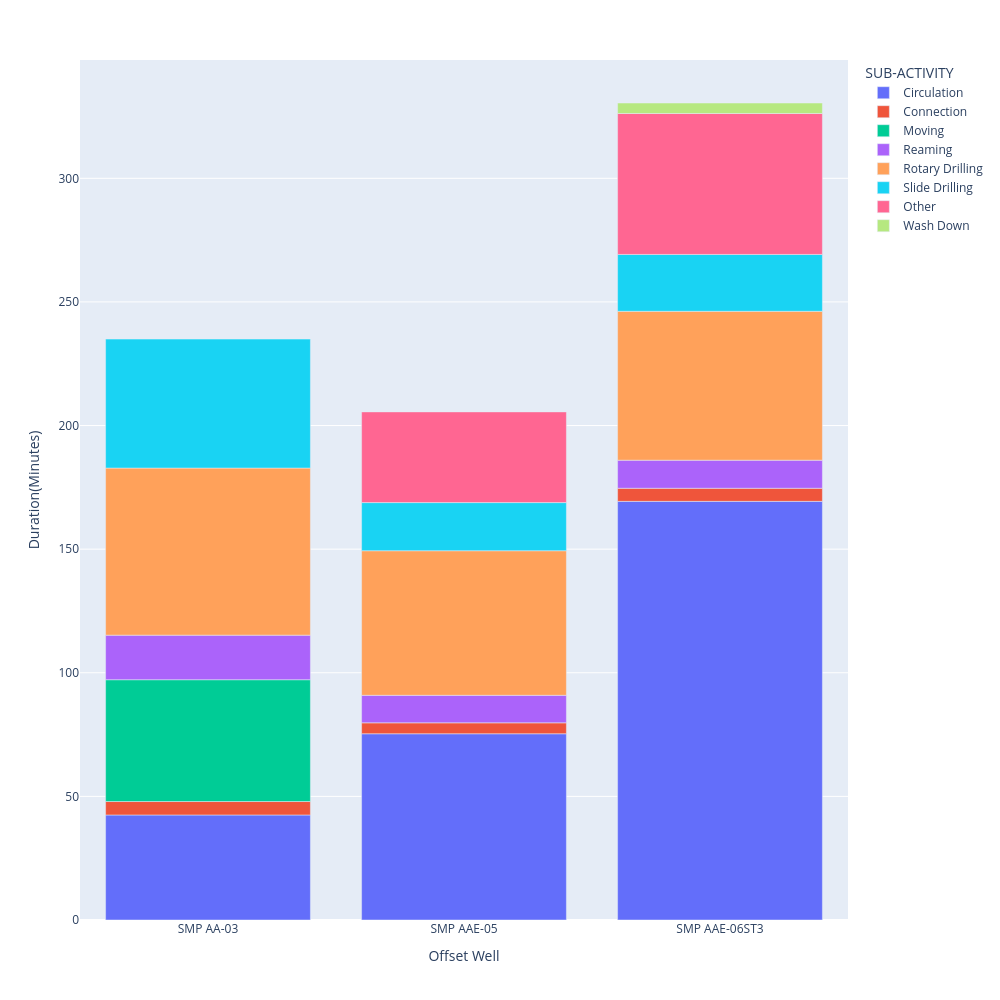

The notebook cell this image was saved under:
### Code cell
OffsetWell_StandTimeBreakdown_DF = OffsetWell_DF_RAW.copy()
idx_logic_activity = OffsetWell_StandTimeBreakdown_DF["ACTIVITY"].isin(["DRILLING FORMATION", 
                                                'CIRCULATE HOLE CLEANING',
                                                'CONNECTION',
                                                'DRILL OUT CEMENT',
                                            ])
OffsetWell_StandTimeBreakdown_DF= OffsetWell_StandTimeBreakdown_DF[idx_logic_activity]

OffsetWell_StandTimeBreakdown_DF = OffsetWell_StandTimeBreakdown_DF.groupby(['WELLNAME','SUB-ACTIVITY']).agg(
    {
        "Duration (Minutes)":'mean',
    }
).reset_index()
OffsetWell_StandTimeBreakdown_DF
figStandTimeBreakdown = px.bar(OffsetWell_StandTimeBreakdown_DF, x='WELLNAME', y=['Duration (Minutes)'],color='SUB-ACTIVITY', width=1000, height=1000)

figStandTimeBreakdown.update_xaxes(type='category')
figStandTimeBreakdown.update_layout(
                # title="Title",
                xaxis=dict(
                    title="Offset Well"
                ),
                yaxis=dict(
                    title="Duration(Minutes)"
                ) ) 
figStandTimeBreakdown.show()
        # st.markdown("#### Stand Break Down by " + WellName_Select + " " + SectionSelect+ " in Hole Section")
        # st.plotly_chart(figStandTimeBreakdown)

### Figure 1 — Plotly figure (JSON) as saved in the notebook; plotly's stock layout.template omitted (floating-point values rounded to 4 significant figures)
{"data": [{"alignmentgroup": "True", "hovertemplate": "SUB-ACTIVITY=Circulation<br>WELLNAME=%{x}<br>value=%{y}<extra></extra>", "legendgroup": "Circulation", "marker": {"color": "#636efa", "pattern": {"shape": ""}}, "name": "Circulation", "offsetgroup": "Circulation", "orientation": "v", "showlegend": true, "textposition": "auto", "type": "bar", "x": ["SMP AA-03", "SMP AAE-05", "SMP AAE-06ST3"], "xaxis": "x", "y": [42.48, 75.33, 169.3], "yaxis": "y"}, {"alignmentgroup": "True", "hovertemplate": "SUB-ACTIVITY=Connection<br>WELLNAME=%{x}<br>value=%{y}<extra></extra>", "legendgroup": "Connection", "marker": {"color": "#EF553B", "pattern": {"shape": ""}}, "name": "Connection", "offsetgroup": "Connection", "orientation": "v", "showlegend": true, "textposition": "auto", "type": "bar", "x": ["SMP AA-03", "SMP AAE-05", "SMP AAE-06ST3"], "xaxis": "x", "y": [5.436, 4.424, 5.3], "yaxis": "y"}, {"alignmentgroup": "True", "hovertemplate": "SUB-ACTIVITY=Moving<br>WELLNAME=%{x}<br>value=%{y}<extra></extra>", "legendgroup": "Moving", "marker": {"color": "#00cc96", "pattern": {"shape": ""}}, "name": "Moving", "offsetgroup": "Moving", "orientation": "v", "showlegend": true, "textposition": "auto", "type": "bar", "x": ["SMP AA-03"], "xaxis": "x", "y": [49.28], "yaxis": "y"}, {"alignmentgroup": "True", "hovertemplate": "SUB-ACTIVITY=Reaming<br>WELLNAME=%{x}<br>value=%{y}<extra></extra>", "legendgroup": "Reaming", "marker": {"color": "#ab63fa", "pattern": {"shape": ""}}, "name": "Reaming", "offsetgroup": "Reaming", "orientation": "v", "showlegend": true, "textposition": "auto", "type": "bar", "x": ["SMP AA-03", "SMP AAE-05", "SMP AAE-06ST3"], "xaxis": "x", "y": [18.02, 11.12, 11.35], "yaxis": "y"}, {"alignmentgroup": "True", "hovertemplate": "SUB-ACTIVITY=Rotary Drilling<br>WELLNAME=%{x}<br>value=%{y}<extra></extra>", "legendgroup": "Rotary Drilling", "marker": {"color": "#FFA15A", "pattern": {"shape": ""}}, "name": "Rotary Drilling", "offsetgroup": "Rotary Drilling", "orientation": "v", "showlegend": true, "textposition": "auto", "type": "bar", "x": ["SMP AA-03", "SMP AAE-05", "SMP AAE-06ST3"], "xaxis": "x", "y": [67.59, 58.48, 60.23], "yaxis": "y"}, {"alignmentgroup": "True", "hovertemplate": "SUB-ACTIVITY=Slide Drilling<br>WELLNAME=%{x}<br>value=%{y}<extra></extra>", "legendgroup": "Slide Drilling", "marker": {"color": "#19d3f3", "pattern": {"shape": ""}}, "name": "Slide Drilling", "offsetgroup": "Slide Drilling", "orientation": "v", "showlegend": true, "textposition": "auto", "type": "bar", "x": ["SMP AA-03", "SMP AAE-05", "SMP AAE-06ST3"], "xaxis": "x", "y": [52.17, 19.47, 23.0], "yaxis": "y"}, {"alignmentgroup": "True", "hovertemplate": "SUB-ACTIVITY=Other<br>WELLNAME=%{x}<br>value=%{y}<extra></extra>", "legendgroup": "Other", "marker": {"color": "#FF6692", "pattern": {"shape": ""}}, "name": "Other", "offsetgroup": "Other", "orientation": "v", "showlegend": true, "textposition": "auto", "type": "bar", "x": ["SMP AAE-05", "SMP AAE-06ST3"], "xaxis": "x", "y": [36.68, 57], "yaxis": "y"}, {"alignmentgroup": "True", "hovertemplate": "SUB-ACTIVITY=Wash Down<br>WELLNAME=%{x}<br>value=%{y}<extra></extra>", "legendgroup": "Wash Down", "marker": {"color": "#B6E880", "pattern": {"shape": ""}}, "name": "Wash Down", "offsetgroup": "Wash Down", "orientation": "v", "showlegend": true, "textposition": "auto", "type": "bar", "x": ["SMP AAE-06ST3"], "xaxis": "x", "y": [4.25], "yaxis": "y"}], "layout": {"barmode": "relative", "height": 1000, "legend": {"title": {"text": "SUB-ACTIVITY"}, "tracegroupgap": 0}, "margin": {"t": 60}, "width": 1000, "xaxis": {"anchor": "y", "domain": [0, 1], "title": {"text": "Offset Well"}, "type": "category"}, "yaxis": {"anchor": "x", "domain": [0, 1], "title": {"text": "Duration(Minutes)"}}}}
